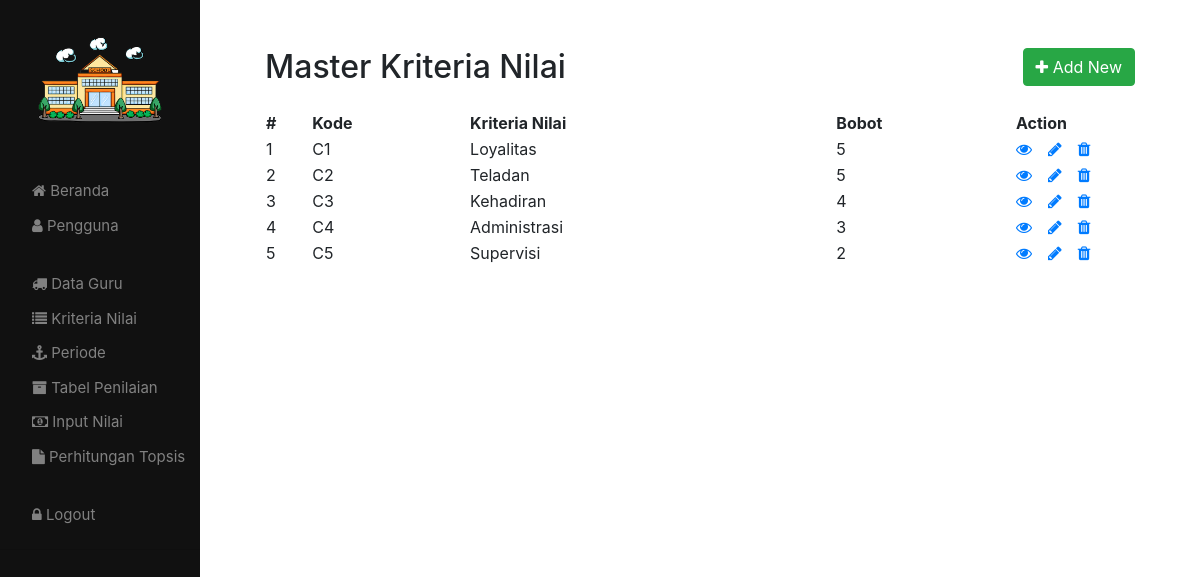
Screenshot of /kriteria.php (signed in) with the database file from the repository.
### tables this page shows
CREATE TABLE IF NOT EXISTS `kriteria` (
  `id` int(11) NOT NULL AUTO_INCREMENT,
  `kode` varchar(20) NOT NULL,
  `kriteria` varchar(255) NOT NULL,
  `bobot` int(11) NOT NULL,
  PRIMARY KEY (`id`)
);

### kriteria.php (the view, shortened to what this page needs)
<!DOCTYPE html>
<html lang="en">
<head>
    <link rel="stylesheet" type="text/css" href="style.css">
    <link rel="stylesheet" href="https://stackpath.bootstrapcdn.com/bootstrap/4.5.2/css/bootstrap.min.css">
    <link rel="stylesheet" href="https://maxcdn.bootstrapcdn.com/font-awesome/4.7.0/css/font-awesome.min.css">
    <link rel="stylesheet" type="text/css" href="https://cdn.datatables.net/1.11.3/css/jquery.dataTables.css">
</head>
<body>
<div class="main">
<div class="wrapper">
        <div class="container-fluid">
            <div class="row">
                <div class="col-md-12">
                    <div class="mt-5 mb-3 clearfix">
                        <h2 class="pull-left">Master Kriteria Nilai</h2>
                        <a href="createkriteria.php" class="btn btn-success pull-right"><i class="fa fa-plus"></i> Add New </a>
                    </div>
                    <?php
                    require_once "config.php";
                    $sql = "SELECT * FROM kriteria order by kode";
                    if($result = mysqli_query($koneksi, $sql)){
                        if(mysqli_num_rows($result) > 0){
                            echo '<table class="display" width="100%" id="MyTable">';
                                echo "<thead>";
                                    echo "<tr>";
                                        echo "<th>#</th>";
                                        echo "<th>Kode</th>";
                                        echo "<th>Kriteria Nilai</th>";
                                        echo "<th>Bobot</th>";
                                        echo "<th>Action</th>";
                                    echo "</tr>";
                                echo "</thead>";
                                echo "<tbody>";
                                while($row = mysqli_fetch_array($result)){
                                    echo "<tr>";
                                        echo "<td>" . $row['id'] . "</td>";
                                        echo "<td>" . $row['kode'] . "</td>";
                                        echo "<td>" . $row['kriteria'] . "</td>";
                                        echo "<td>" . $row['bobot'] . "</td>";
                                        echo "<td>";
                                            echo '<a href="readkriteria.php?id='. $row['id'] .'" class="mr-3" title="View Record" data-toggle="tooltip"><span class="fa fa-eye"></span></a>';
                                            echo '<a href="updatekriteria.php?id='. $row['id'] .'" class="mr-3" title="Update Record" data-toggle="tooltip"><span class="fa fa-pencil"></span></a>';
                                            echo '<a href="deletekriteria.php?id='. $row['id'] .'" title="Delete Record" data-toggle="tooltip"><span class="fa fa-trash"></span></a>';
                                        echo "</td>";
                                    echo "</tr>";
                                }
                                echo "</tbody>";
                            echo "</table>";
                        } else{
                            echo '<div class="alert alert-danger"><em>No records were found.</em></div>';
                        }
                    } else{
                        echo "Oops! Something went wrong. Please try again later.";
                    }
                    ?>
                </div>
            </div>
        </div>
    </div>
                </div>
</body>
</html>

### style.css (style rules this page uses)
body { background: #ffffff; font-family: "Lato", sans-serif; }
.main { margin-left: 200px; }
.wrapper { width: 90%; margin: 0 auto; }
table tr td:last-child { width: 120px; }

### rows the page displays
kriteria: id "1", kode "C1", kriteria "Loyalitas", bobot "5"
kriteria: id "2", kode "C2", kriteria "Teladan", bobot "5"
kriteria: id "3", kode "C3", kriteria "Kehadiran", bobot "4"
kriteria: id "4", kode "C4", kriteria "Administrasi", bobot "3"
kriteria: id "5", kode "C5", kriteria "Supervisi", bobot "2"
